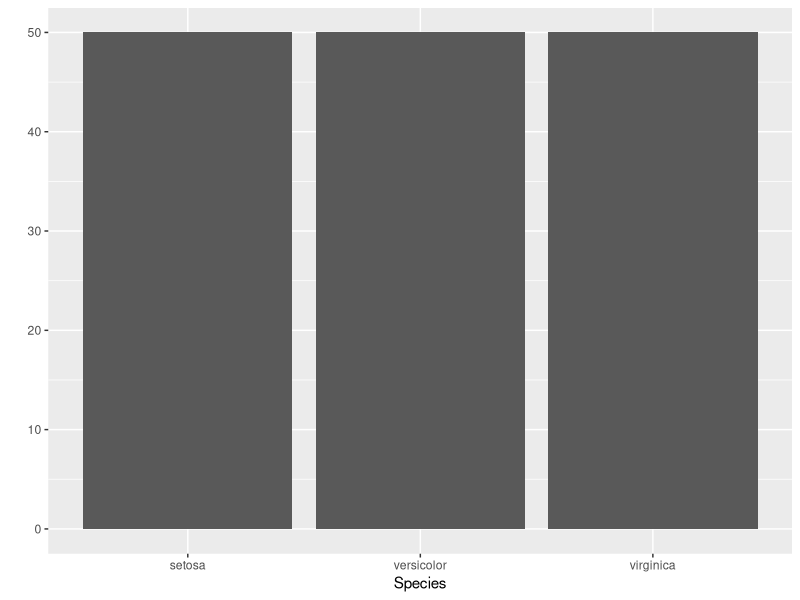
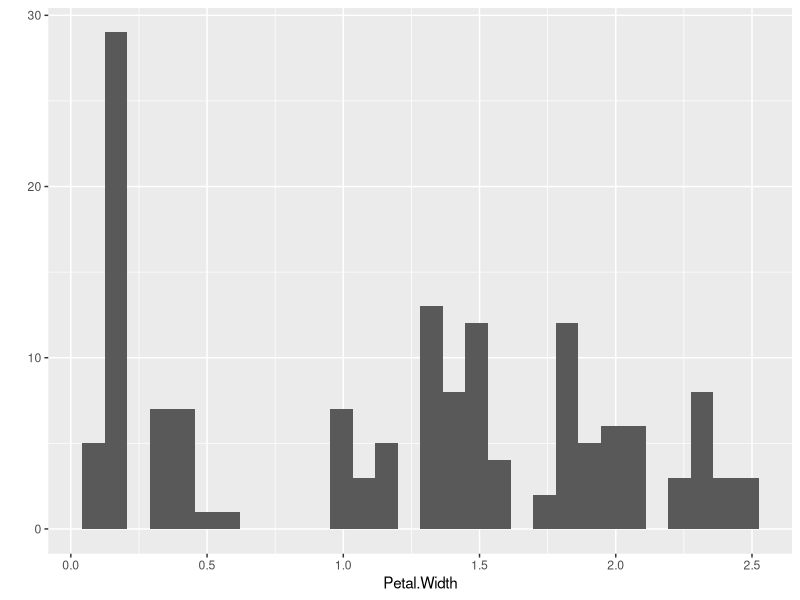
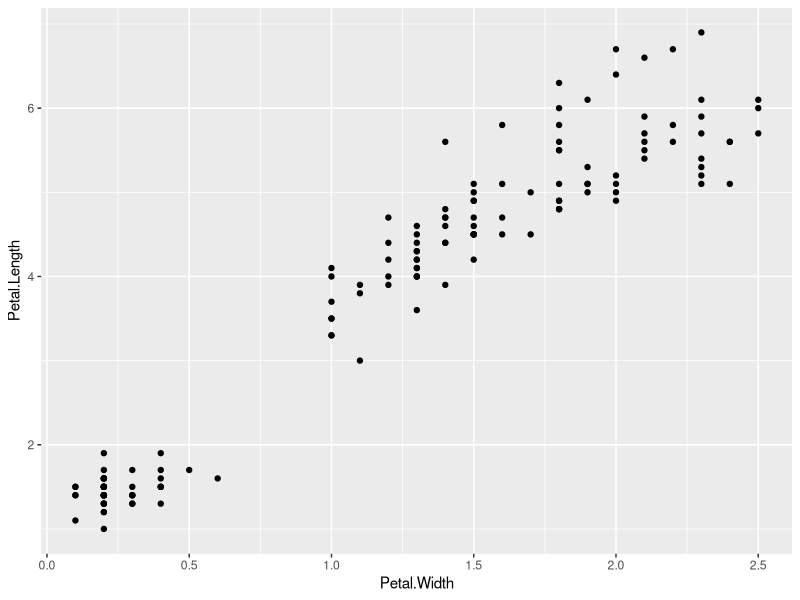
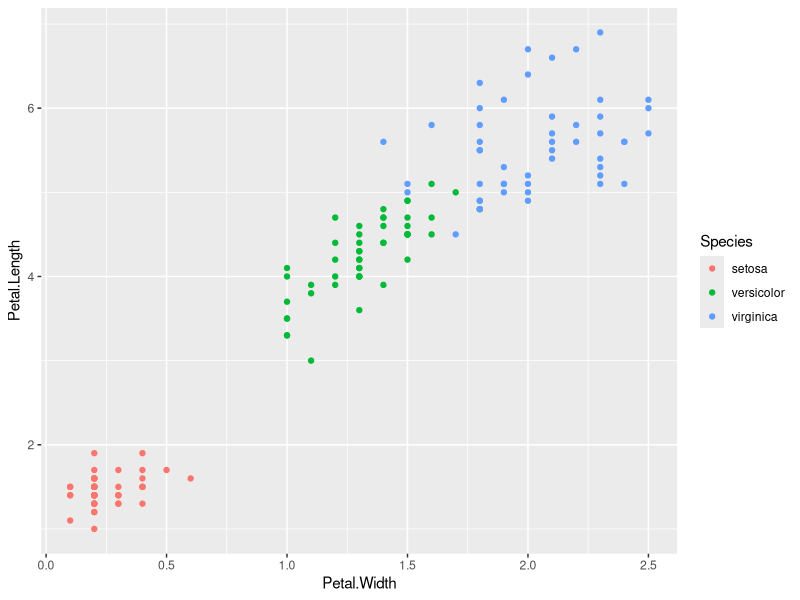
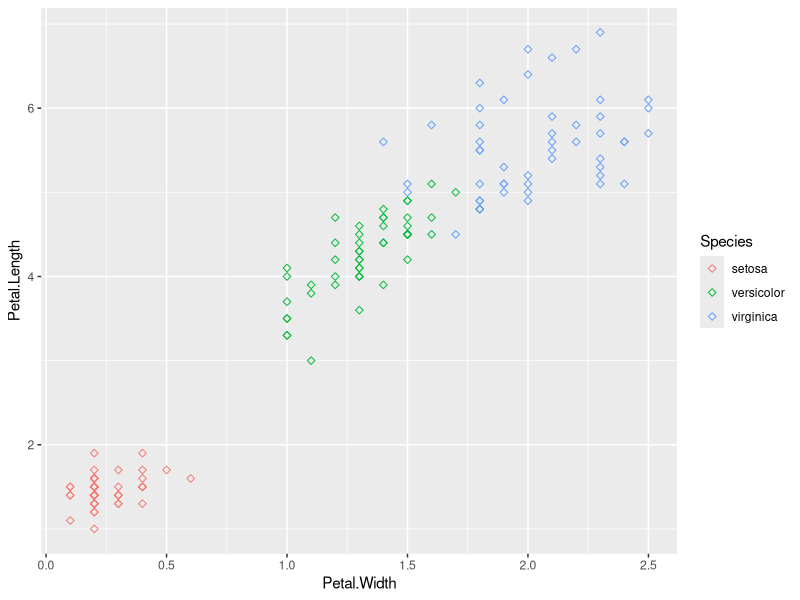
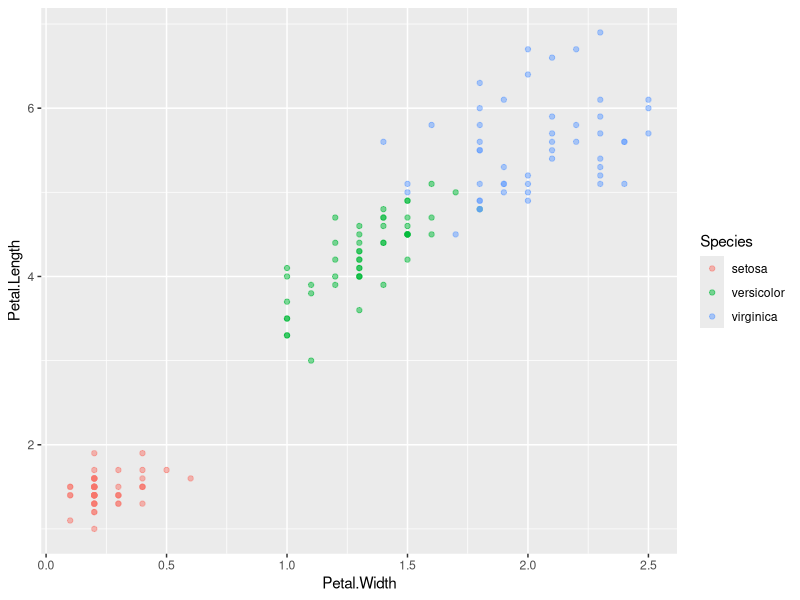
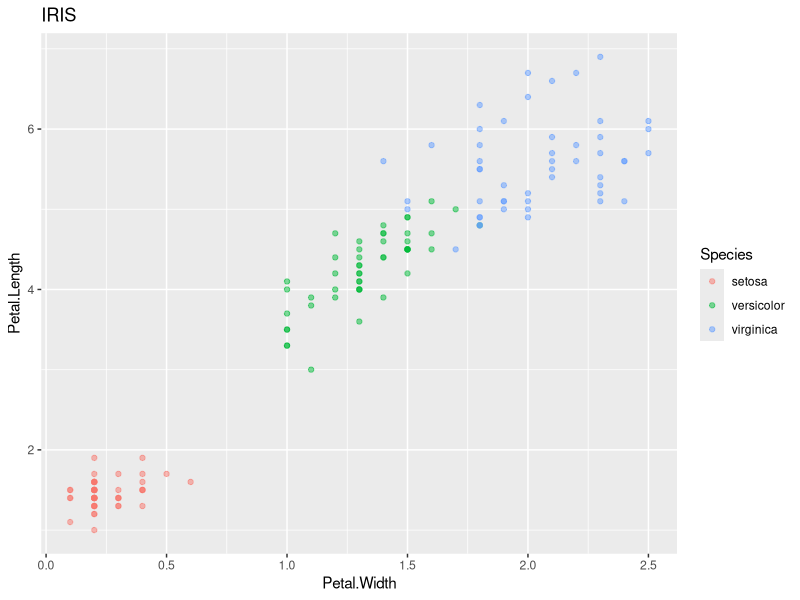
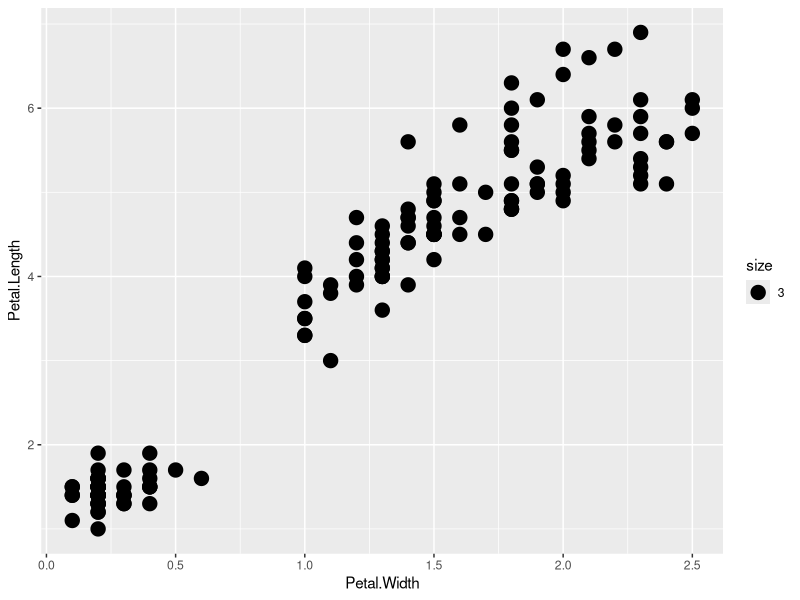

R code for these plots, in order:
#install.packages("ggplot2")
library(ggplot2)
qplot(data=iris,x=Species) # 指定X軸
qplot(data=iris,x=Petal.Width)
qplot(data=iris,x=Petal.Width,y=Petal.Length) # 指定X Y 軸

qplot(data=iris,x=Petal.Width,y=Petal.Length,
      color=Species) #依品種分色
qplot(data=iris,x=Petal.Width,y=Petal.Length,
      color=Species,shape=I(5)) #依品種分圖示
qplot(data=iris,x=Petal.Width,y=Petal.Length,
      color=Species,shape=I(19),alpha=I(0.5)) #透明
qplot(data=iris,x=Petal.Width,y=Petal.Length,
      color=Species,shape=I(19),alpha=I(0.5),
      main="IRIS") #title
######
qplot(data=iris,x=Petal.Width,y=Petal.Length,
      size=3)
qplot(data=iris,x=Species,y=Petal.Length,
      size=I(10))
qplot(data=iris,x=Species,y=Petal.Length,
      size=I(10),color=I("red"))
qplot(data=iris,x=Species,y=Petal.Length,
      geom="boxplot")   
#########
iris[iris$Species=="setosa",]
df=data.frame(c1=c(1,2,3),c2=c("a","b","c"))
df
